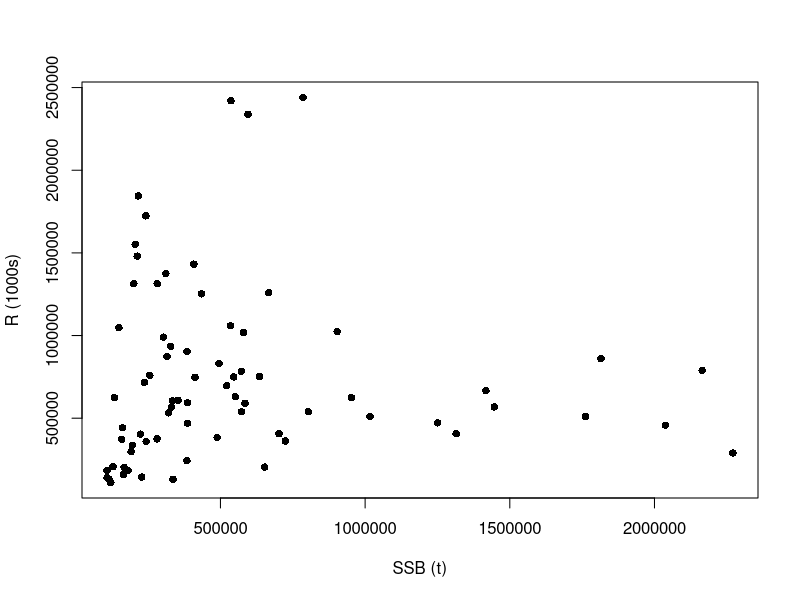
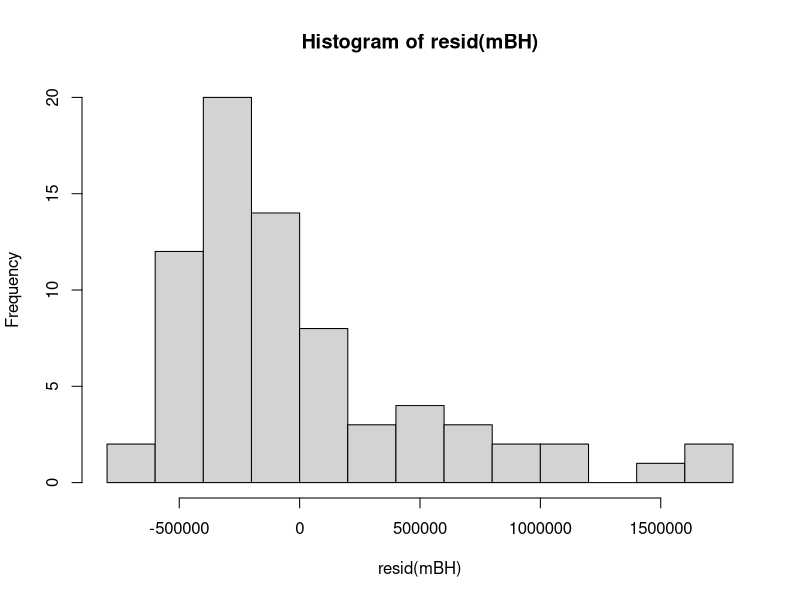

The R script that drew these images, in order: (Note: this script raises an error after producing the figures.)
# stock and recruitment for northeast Arctic cod
# data: stock assessment from 2022 by the Joint Russian-Norwegian Working Group on Arctic Fisheries (JRN-AFWG)
# usually provided by the Arctic Fisheries Working Group (AFWG)
# recruitment age is 3 years

library(openxlsx)
library(plotrix)

setwd("~/UiB/BIO339")

# the file has a complex header structure that cannot be fully imported
d<-read.xlsx("NEAcod.xlsx",sheet=1,startRow=3)
names(d)[names(d)=="X2"]<-"recr"
names(d)[names(d)=="X5"]<-"ssb"

# for the analysis, one needs to align recruitment and the biomass that produced that recruitment
# it is easiest to handle this by making a new column where recruitment is shifted backwards by 3 years
d$recr3<-c(d$recr[4:nrow(d)],rep(NA,3))
plot(recr3~ssb,d,pch=16,xlab="SSB (t)",ylab="R (1000s)")

### Beverton-Holt

# the simplest possible model, but from the plot we already know that this is not a good model
summary(mBH<-nls(recr3~a*ssb/(1+ssb/Bhalf),data=d,start=list(a=1,Bhalf=1e7)))
hist(resid(mBH))

# fitting the model in log-log scale - assuming log-normal errors
summary(mBH<-nls(log(recr3)~log(a*ssb/(1+ssb/Bhalf)),data=d,start=list(a=1,Bhalf=1e7)))

# needs better starting values - use the ones from the normal fit
summary(mBH<-nls(log(recr3)~log(a*ssb/(1+ssb/Bhalf)),data=d,start=coef(mBH)))

# error message suggests that we need to prevent the algorith from searching in the inplausible space
summary(mBH<-nls(log(recr3)~log(a*ssb/(1+ssb/Bhalf)),data=d,start=coef(mBH),lower=c(0.1,1),algorithm="port"))

# model check
hist(resid(mBH))
scatter.smooth(fitted(mBH),resid(mBH))
scatter.smooth(d$ssb[1:length(resid(mBH))],resid(mBH))
acf(resid(mBH))

# plot
ssbs<-seq(min(d$ssb),max(d$ssb),length=100)
plot(recr3~ssb,d,pch=16,xlab="SSB (t)",ylab="R (1000s)")
lines(ssbs,exp(predict(mBH,data.frame(ssb=ssbs))))
abline(a=0,b=coef(mBH)[1],col="blue") # slope at origin
abline(v=coef(mBH)[2],col="blue") # Bhalf

### Ricker
summary(mR<-nls(recr3~a*ssb*2^(-ssb/Bhalf),data=d,start=list(a=1,Bhalf=1e7)))
hist(resid(mR))

# fitting the model in log-log scale - assuming log-normal errors
summary(mR<-nls(log(recr3)~log(a*ssb*2^(-ssb/Bhalf)),data=d,start=coef(mR)))

# model check
hist(resid(mR))
scatter.smooth(fitted(mR),resid(mR))
scatter.smooth(d$ssb[1:length(resid(mR))],resid(mR))
acf(resid(mR))

# plot
plot(recr3~ssb,d,pch=16,xlab="SSB (t)",ylab="R (1000s)")
lines(ssbs,exp(predict(mR,data.frame(ssb=ssbs))))
abline(a=0,b=coef(mR)[1],col="blue") # slope at origin
abline(v=coef(mR)[2],col="blue") # Bhalf

# plot both models
plot(recr3~ssb,d,pch=16,xlab="SSB (t)",ylab="R (1000s)")
lines(ssbs,exp(predict(mR,data.frame(ssb=ssbs))))
abline(a=0,b=coef(mR)[1],col="blue") # slope at origin
abline(v=coef(mR)[2],col="blue") # Bhalf
lines(ssbs,exp(predict(mBH,data.frame(ssb=ssbs))),lty="dashed")
abline(a=0,b=coef(mBH)[1],col="blue",lty="dashed") # slope at origin
abline(v=coef(mBH)[2],col="blue",lty="dashed") # Bhalf

# AIC favours Ricker, as does the visual impression
AIC(mR,mBH)

### both models show some autocorrelation

# calculate mean temperature for the 3 years following spawning
d$Kola3<-NA
d$Kola3[1:(nrow(d)-3)]<-apply(cbind(d$Kola[1:(nrow(d)-3)],d$Kola[1+1:(nrow(d)-3)],d$Kola[2+1:(nrow(d)-3)]),1,mean)
# express as temperature anomaly
d$Kola3<- d$Kola3-mean(d$Kola3,na.rm=TRUE)

# fitting the model in log-log scale - assuming log-normal errors
summary(mRt<-nls(log(recr3)~log(a*ssb*2^(-ssb/Bhalf))*exp(t.eff*Kola3),data=d,start=c(coef(mR),t.eff=0)))

# temperature effect is not significant but is favored by AIC (with a narrow margin)
AIC(mR,mRt)

# model diagnostics do not get better
hist(resid(mRt))
scatter.smooth(fitted(mRt),resid(mRt))
scatter.smooth(d$ssb[1:length(resid(mRt))],resid(mRt))
acf(resid(mRt))

